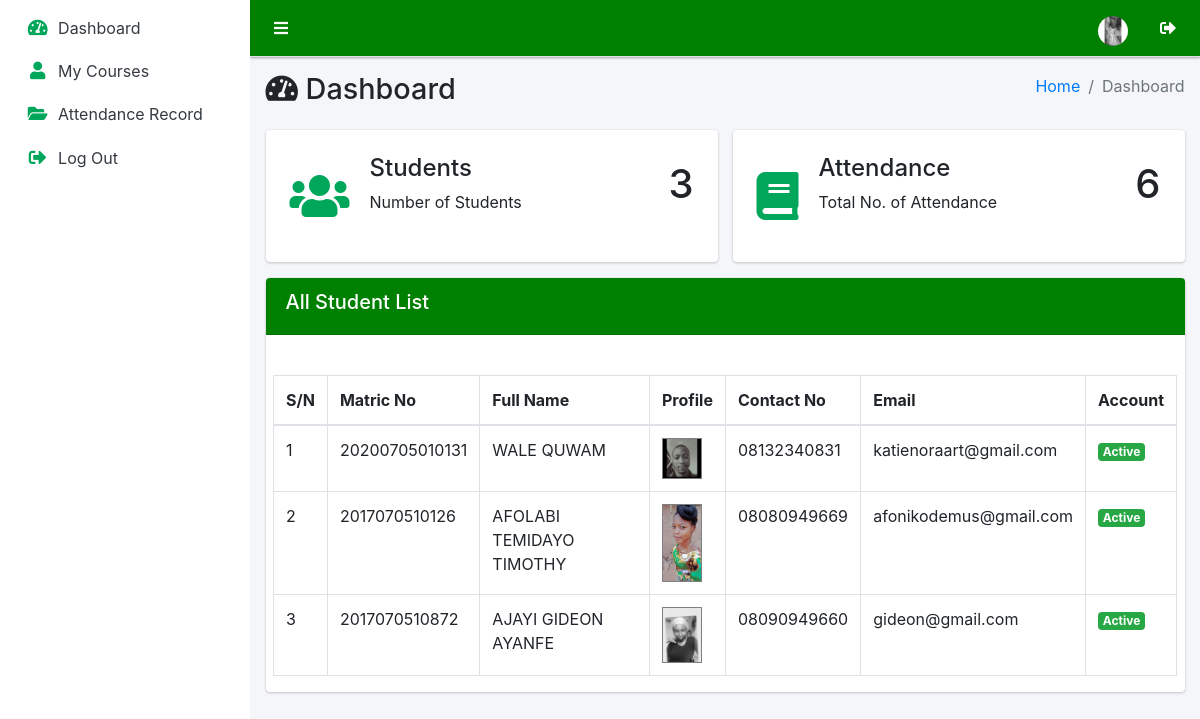
The page /lecturer/dashboard.php (signed in) on the database its author committed.
### tables this page shows
CREATE TABLE `tbluser` (
  `id` int NOT NULL,
  `matricno` varchar(100) DEFAULT NULL,
  `fullname` varchar(100) NOT NULL,
  `email` varchar(50) NOT NULL,
  `phone` varchar(15) DEFAULT NULL,
  `gender` varchar(10) DEFAULT NULL,
  `level` varchar(10) DEFAULT NULL,
  `program` varchar(5) DEFAULT NULL,
  `department` varchar(50) DEFAULT NULL,
  `faculty` varchar(10) DEFAULT NULL,
  `password` text NOT NULL,
  `picture` varchar(100) NOT NULL,
  `usertype` varchar(10) NOT NULL,
  `status` varchar(10) NOT NULL
);

### core/init.php (called while the page is built, shortened)
<?php
	include('database/config.php');
	include('classes/GlobalClass.php');
	include('classes/User.php');
	global $pdo;
	$globalclass = new GlobalClass($pdo);
	$user = new User($pdo);
?>

### core/classes/GlobalClass.php (called while the page is built, shortened)
<?php
	class GlobalClass {
		protected $pdo;
		function __construct($pdo){
			$this->pdo = $pdo;
		}
        public function selectWhere($table,$column1,$value1){
        	$stmt = $this->pdo->prepare("SELECT * FROM `$table` WHERE `$column1` = '$value1' ");
        	$stmt->execute();
			return $stmt->fetchAll(PDO::FETCH_OBJ);
        }
        public function countByOneColumn($table,$column1,$value1){
			$stmt = $this->pdo->prepare("SELECT * FROM `$table` WHERE `$column1` = '$value1' ");
			$stmt->execute();
            $count = $stmt->rowCount();
        	return $count;
		}
		public function count($table){
			$stmt = $this->pdo->prepare("SELECT * FROM `$table` ");
			$stmt->execute();
            $count = $stmt->rowCount();
        	return $count;
		}
		public function selectByOneColumn($column,$table,$value){
        	$stmt = $this->pdo->prepare("SELECT * FROM `$table` WHERE `$column` = '$value' ");
        	$stmt->execute();
			return $stmt->fetch(PDO::FETCH_OBJ);
        }
	}
?>

### core/classes/User.php (called while the page is built, shortened)
<?php
	class User extends GlobalClass {
		function __construct($pdo){
			$this->pdo = $pdo;
		}
	}
?>

### lecturer/dashboard.php (the view, shortened to what this page needs)
<?php
   require('../core/init.php');
   if(isset($_SESSION['lecturer']) AND !empty($_SESSION['lecturer'])){
      $getUser = $globalclass->selectByOneColumn('email','tbluser',$_SESSION['lecturer']);
   }else{
      header('location: ./');
   }
?>
<!DOCTYPE html>
<html lang="en">
<head>
   <link rel="stylesheet" href="../asset/fontawesome/css/all.min.css">
   <link rel="stylesheet" href="../asset/css/adminlte.min.css">
   <link rel="stylesheet" href="../asset/tables/datatables-bs4/css/dataTables.bootstrap4.min.css">
</head>
<body class="hold-transition sidebar-mini layout-fixed">
   <div class="wrapper">
      <nav class="main-header navbar navbar-expand navbar-light elevation-1" style="background-color: green;">
      <?php include('includes/navbar.php'); ?>
      </nav>
      <aside class="main-sidebar sidebar-light-primary ">
         <?php include('includes/sidebar.php'); ?>
      </aside>
      <div class="content-wrapper">
         <div class="content-header">
            <div class="container-fluid">
               <div class="row mb-2">
                  <div class="col-sm-6">
                     <h1 class="m-0"><span class="fa fa-tachometer-alt"></span> Dashboard</h1>
                  </div>
                  <div class="col-sm-6">
                     <ol class="breadcrumb float-sm-right">
                        <li class="breadcrumb-item"><a href="#">Home</a></li>
                        <li class="breadcrumb-item active">Dashboard</li>
                     </ol>
                  </div>
               </div>
            </div>
         </div>
         <section class="content">
            <div class="container-fluid">
               <div class="row">
                  <div class="col-xl-6 col-md-6 col-12">
                     <div class="card">
                        <div class="card-body ">
                           <div class="d-flex justify-content-between p-md-1">
                              <div class="d-flex flex-row">
                                 <div class="align-self-center">
                                    <i class="fa fa-users text-color fa-3x me-4"></i>
                                 </div>
                                 <div>
                                    <h4 class="txt">Students</h4>
                                    <p class="mb-4 txt">Number of Students</p>
                                 </div>
                              </div>
                              <div class="align-self-center">
                                 <h2 class="h1 mb-4"><?= $user->countByOneColumn('tbluser','usertype','Student'); ?></h2>
                              </div>
                           </div>
                        </div>
                     </div>
                  </div>
                  <div class="col-xl-6 col-md-6 col-12">
                     <div class="card">
                        <div class="card-body ">
                           <div class="d-flex justify-content-between p-md-1">
                              <div class="d-flex flex-row">
                                 <div class="align-self-center">
                                    <i class="fa fa-book text-color fa-3x me-4"></i>
                                 </div>
                                 <div>
                                    <h4 class="txt">Attendance</h4>
                                    <p class="mb-4 txt">Total No. of Attendance</p>
                                 </div>
                              </div>
                              <div class="align-self-center">
                                 <h2 class="h1 mb-4"><?= $globalclass->count('tblattendance'); ?></h2>
                              </div>
                           </div>
                        </div>
                     </div>
                  </div>
               </div>
               <div class="row">
                  <div class="container-fluid">
                  <div class="card card-info">
                     <div class="card-header" style="background-color:green;">
                        <h5>All Student List</h5>
                     </div>
                     <br>
                     <div class="col-md-12 mt-3">
                        <table id="example1" class="table table-bordered">
                           <thead>
                              <tr>
                                 <th>S/N</th>
                                 <th>Matric No</th>
                                 <th>Full Name</th>
                                 <th>Profile</th>
                                 <th>Contact No</th>
                                 <th>Email</th>
                                 <th>Account</th>
                              </tr>
                           </thead>
                           <tbody>
                              <?php $i = 1; foreach($user->selectWhere('tbluser','usertype','Student') as $getstudent): ?>
                              <tr>
                                 <td><?= $i++; ?></td>
                                 <td><?= $getstudent->matricno; ?></td>
                                 <td><?= strtoupper($getstudent->fullname); ?></td>
                                 <td><img src="../image/<?= $getstudent->picture; ?>" width="40" style="border: 1px solid gray;"></td>
                                 <td><?= $getstudent->phone; ?></td>
                                 <td><?= $getstudent->email; ?></td>
                                 <td>
                                       <?php if($getstudent->status == 'Active'): ?>
                                          <span class="badge bg-success">Active</span>
                                       <?php elseif($getstudent->status == 'In-active'): ?>
                                          <span class="badge bg-danger">Inactive</span>
                                       <?php endif; ?>
                                 </td>
                              </tr>
                              <?php endforeach; ?>
                           </tbody>
                        </table>
                     </div>
                  </div>
               </div>
               </div>
            </div>
         </section>
      </div>
   </div>
</body>
</html>

### lecturer/includes/navbar.php
<ul class="navbar-nav">
   <li class="nav-item">
      <a class="nav-link" data-widget="pushmenu" href="#" role="button"><i class="fas fa-bars"></i></a>
   </li>
</ul>
<ul class="navbar-nav ml-auto">
   <li class="nav-item">
      <a class="nav-link" href="#" role="button">
         <img src="../image/<?= $getUser->picture; ?>" class="img-circle " alt="User Image" width="30">
      </a>
   </li>
   <li class="nav-item">
      <a class="nav-link" data-widget="fullscreen" href="logout">
         <i class="fas fa-sign-out-alt"></i>
      </a>
   </li>
</ul>

### lecturer/dashboard.php (style rules this page uses)
.txt { padding-left: 20px !important; }
.text-color { color: rgb(0,166,90); }
li a i { color: #fff; }

### rows shown on the page
tbluser: picture (picture)
tbluser: matricno "20200705010131", fullname "WALE QUWAM", picture (picture), phone "08132340831", email "katienoraart@gmail.com", status "Active"
tbluser: matricno "2017070510126", fullname "AFOLABI TEMIDAYO TIMOTHY", picture (picture), phone "08080949669", email "afonikodemus@gmail.com", status "Active"
tbluser: matricno "2017070510872", fullname "AJAYI GIDEON AYANFE", picture (picture), phone "08090949660", email "gideon@gmail.com", status "Active"

### other values the page prints
$user->countByOneColumn('tbluser','usertype','Student') "3"
$globalclass->count('tblattendance') "6"
